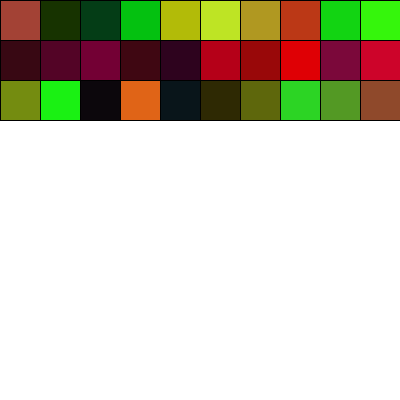
Frame 1 (no input)
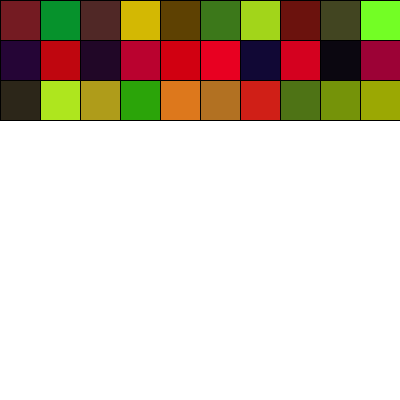
Frame 60 (the mouse pressed at the canvas centre just before this capture)
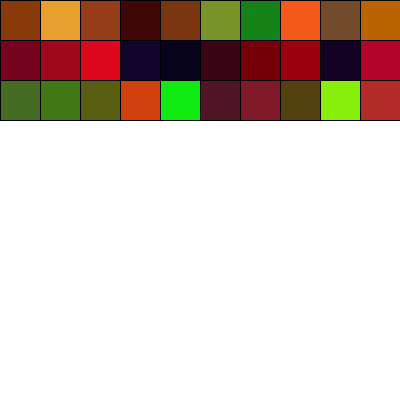
Frame 120 (the mouse held since frame 60 and released just before this capture)

The Processing sketch that drew these frames (run headless with seeded random() and noise(); from frame 60 on, the mouse is pressed at the canvas centre):

// Processing sketch: processing_171126
// ── processing_171126.pde

void setup (){
size (400,400);
background (255);
frameRate (10);
}
int x;
int y;
int lato=40;

void draw (){

x= 0;
y=0;   
//if( keyPressed ==true && key== 'space'){


for( int r=0; r<10; r++){
fill( random(253), random(255), random (56));
rect(x,y,lato,lato);
x=x+lato;
fill(random(240),random(10), random(63));
rect(x-40,y+40,lato,lato);
fill(random (255),random(255),random(50));
rect(x-40,y+80,lato,lato);
}
}
